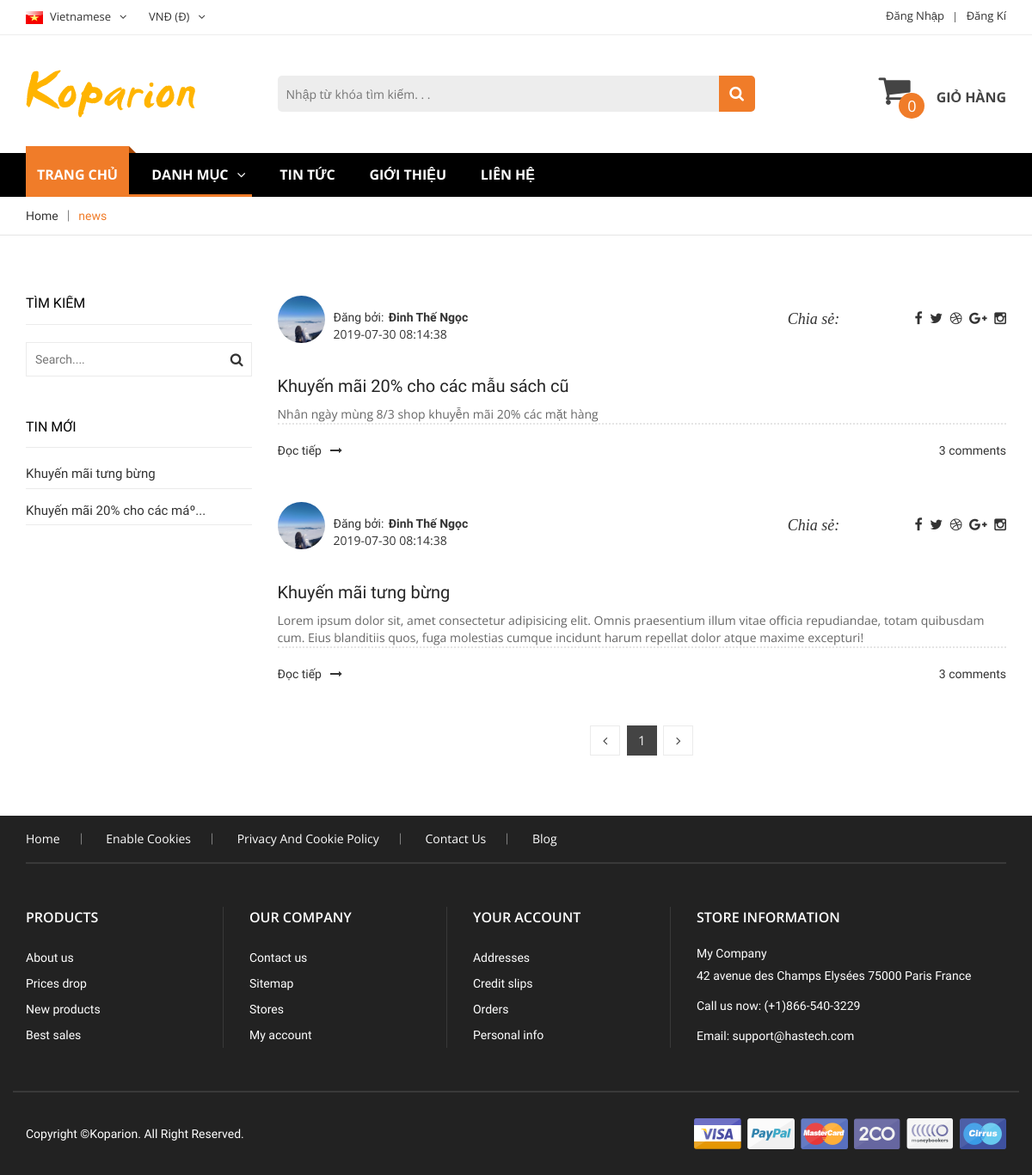
Page /news.php on the committed database.
### tables this page shows
CREATE TABLE IF NOT exists news (
		id int NOT NULL PRIMARY KEY AUTO_INCREMENT,
		author int,
		title varchar(200),
		content text,	
		ordering int,	
		status tinyint(1) DEFAULT '0' Comment '0 là hiện, 1 là ẩn',
		created timestamp NOT NULL DEFAULT CURRENT_TIMESTAMP,
		FOREIGN KEY (author) REFERENCES account(id)
	);

CREATE TABLE IF NOT exists account
	(
		id int PRIMARY key AUTO_INCREMENT,
		name varchar(50) NOT NULL,
		email varchar(50) NOT NULL UNIQUE,
		phone varchar(11),
		password varchar(100),
		address varchar(100) NULL,
		image varchar(100),
		sex tinyint COMMENT '0 là nữ 1 là nam 2 là khác',
		birthday date,
		type tinyint DEFAULT '0' COMMENT '0 là khách hàng, 1 là quản trị viên',
		created timestamp DEFAULT CURRENT_TIMESTAMP,
		updated timestamp DEFAULT CURRENT_TIMESTAMP
	);

### config/funtion.php (called while the page is built, shortened)
<?php
include 'connect.php';
function execute($sql)
{
    global $conn;
    $result = $conn->query($sql);
    if ($result) {
        return $result;
    } else {
        return $conn->error;
    }
}
function pagination($sql, $vitri, $limit)
{
    if ($vitri > -1 && $limit > 1) {
        $sql .= " LIMIT $vitri,$limit";
    }
    $result = execute($sql);
    return $result;
}
function get_str($str, $cont)
{
    if (strlen($str) > $cont) {
        $sub_str = substr($str, 0, $cont);
        $sub_str .= '...';
    } else {
        $sub_str = $str;
    }
    return $sub_str;
}

### news.php (the view, shortened to what this page needs)
<?php include 'header.php' ?>
<?php
$search = '';
if (isset($_GET['id'])) {
	$id = $_GET['id'];
	$sql = "SELECT  n.* , a.name , a.image FROM news n, account a
	WHERE n.author =  a.id and n.id = $id";
} else {
	$sql = "SELECT n.*,a.name,a.image FROM news n, account a
	WHERE n.author = a.id and status = 0 and n.title like '%$search%' ORDER BY ordering";
}
if (isset($_GET["sotinmottrang"])) {
	$sotinmottrang = $_GET['sotinmottrang'];
} else {
	$sotinmottrang = 5;
}
if (isset($_GET['page'])) {
	$trang = $_GET["page"];
} else {
	$trang = 1;
}
$from = ($trang - 1) * $sotinmottrang;
$news = pagination($sql, $from, $sotinmottrang);
?>
<div class="breadcrumbs-area mb-70">
	<div class="container">
		<div class="row">
			<div class="col-lg-12">
				<div class="breadcrumbs-menu">
					<ul>
						<li><a href="#">Home</a></li>
						<li><a href="#" class="active">news</a></li>
					</ul>
				</div>
			</div>
		</div>
	</div>
</div>
<div class="blog-main-area mb-70">
	<div class="container">
		<div class="row">
			<div class="col-lg-3 col-md-3 col-sm-4 col-xs-12">
				<div class="single-blog mb-50">
					<div class="blog-left-title">
						<h3>Tìm kiếm</h3>
					</div>
					<div class="side-form" >
						<form action="news.php" id="search-new">
							<input type="text" placeholder="Search...." name="search" />
							<a href="javascript:{}" onclick="document.getElementById('search-new').submit();"><i class="fa fa-search"></i></a>
						</form>
					</div>
				</div>
				<div class="single-blog mb-50">
					<?php
					$hotnews = execute("SELECT n.title, n.id FROM news n
					WHERE status = 0 ORDER BY id DESC limit 0,5");
					?>
					<div class="blog-left-title">
						<h3>Tin mới</h3>
					</div>
					<div class="blog-side-menu">
						<ul>
							<?php foreach ($hotnews as $key => $value) { ?>
								<li><a href="news.php?id=<?php echo $value['id'] ?>"><?php echo get_str($value['title'], 30) ?></a></li>
							<?php } ?>
						</ul>
					</div>
				</div>
			</div>
			<div class="col-lg-9 col-md-9 col-sm-8 col-xs-12">
				<div class="blog-main-wrapper">
					<?php foreach ($news as $key => $value) { ?>
						<div class="single-blog-post">
							<div class="author-destils mb-30">
								<div class="author-left">
									<div class="author-img rounded">
										<a href="#"><img src="admin/public/image/account/<?php echo $value['image'] ?>" alt="man" class="img-circle" /></a>
									</div>
									<div class="author-description">
										<p>Đăng bởi:
											<a href="#"><span><?php echo $value['name'] ?></span></a>
										</p>
										<span><?php echo $value['created'] ?></span>
									</div>
								</div>
								<div class="author-right">
									<span>Chia sẻ:</span>
									<ul>
										<li><a href="#"><i class="fa fa-facebook"></i></a></li>
										<li><a href="#"><i class="fa fa-twitter"></i></a></li>
										<li><a href="#"><i class="fa fa-dribbble"></i></a></li>
										<li><a href="#"><i class="fa fa-google-plus"></i></a></li>
										<li><a href="#"><i class="fa fa-instagram"></i></a></li>
									</ul>
								</div>
							</div>
							<div class="single-blog-content">
								<div class="single-blog-title">
									<h3><a href="news.php?id=<?php echo $value['id'] ?>" style="font-size: 20px;"><?php echo $value['title'] ?></a></h3>
								</div>
								<div class="blog-single-content">
									<div><?php echo isset($id) ? $value['content'] : get_str($value['content'], 300); ?></div>
								</div>
							</div>
							<div class="blog-comment-readmore">
								<div class="blog-readmore">
									<?php if (!isset($id)) { ?>
										<a href="news.php?id=<?php echo $value['id'] ?>">Đọc tiếp<i class="fa fa-long-arrow-right"></i></a>
									<?php } ?>
								</div>
								<div class="blog-com">
									<a href="#">3 comments</a>
								</div>
							</div>
						</div>
					<?php } ?>
					<div class="blog-pagination text-center">
						<?php
						if (isset($_GET['id'])) {
							$id = $_GET['id'];
							$sql = "SELECT  n.* , a.name , a.image FROM news n, account a
							WHERE n.author =  a.id and n.id = $id";
						} else {
							$sql = "SELECT n.*,a.name,a.image FROM news n, account a
							WHERE n.author = a.id and status = 0 and n.title like '%$search%' ORDER BY ordering";
						}
						$news = execute($sql);
						$sotrang = ceil(($news->num_rows) / $sotinmottrang);
						?>
						<div class="page-number">
							<ul>
								<li><a href="#"><i class="fa fa-angle-left"></i></a></li>
								<?php for ($i = 1; $i < $sotrang + 1; $i++) { ?>
									<li class="<?php if ($trang == $i) echo 'active'; ?>">
										<a href="news.php?<?php echo isset($id) ? 'id=' . $id : ''; ?>&name=news&page=<?php echo $i ?>&sotinmottrang=<?php echo $sotinmottrang; ?>&search_value=<?php echo $search ?>" aria-controls="dataTable" data-dt-idx="1" tabindex="0" class="page-link"><?php echo $i; ?></a>
									</li>
								<?php } ?>
								<li><a href="#"><i class="fa fa-angle-right"></i></a></li>
							</ul>
						</div>
					</div>
				</div>
			</div>
		</div>
	</div>
</div>
<?php include 'footer.php' ?>

### public/css/responsive.css (style rules this page uses)
@media (min-width: 1170px) and (max-width: 1299px) { .author-destils .author-right ul li { margin-left: 5px; } }

### rows in the picture
news: title "Khuyến mãi tưng bừng", author.image (picture), author.name "Đinh Thế Ngọc", created "2019-07-30 08:14:38", content "Lorem ipsum dolor sit, amet consectetur adipisicing elit. Omnis praesentium illum vitae officia repudiandae, totam quibusdam cum. Eius blanditiis quos, fuga molestias cumque incidunt harum repellat dolor atque maxime excepturi!"
news: title "Khuyến mãi 20% cho các máº...", author.image (picture), author.name "Đinh Thế Ngọc", created "2019-07-30 08:14:38", title "Khuyến mãi 20% cho các mẫu sách cũ", content "Nhân ngày mùng 8/3 shop khuyễn mãi 20% các mặt hàng"
